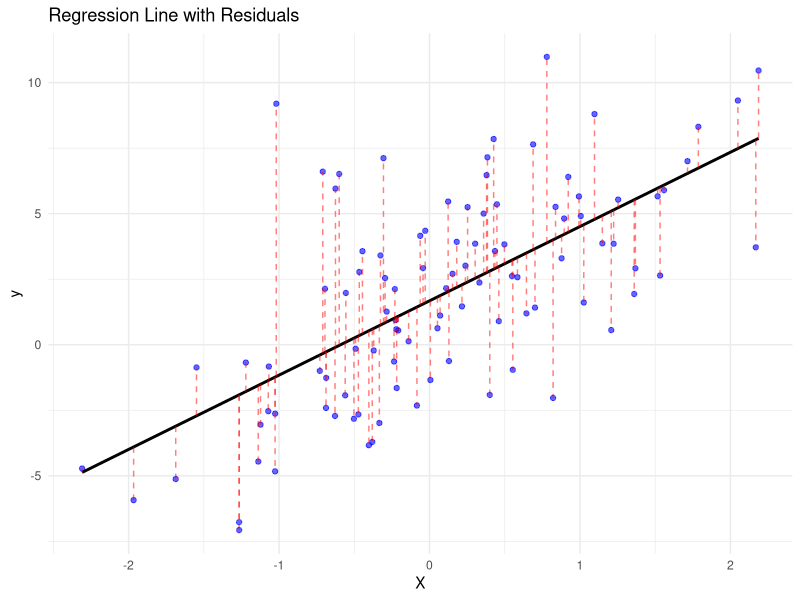
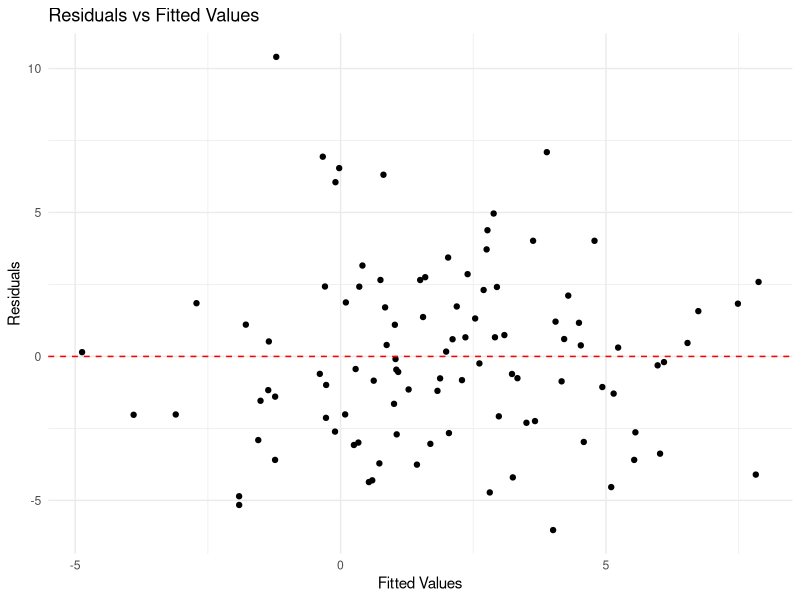
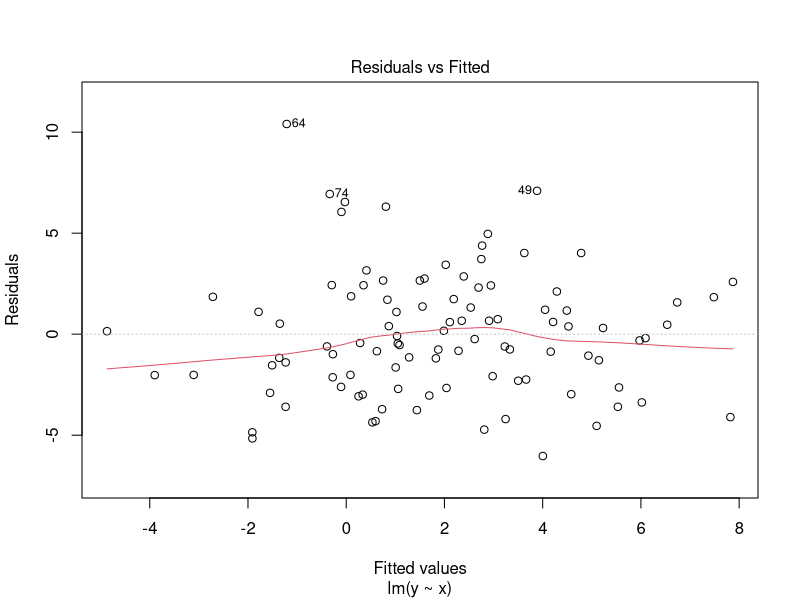
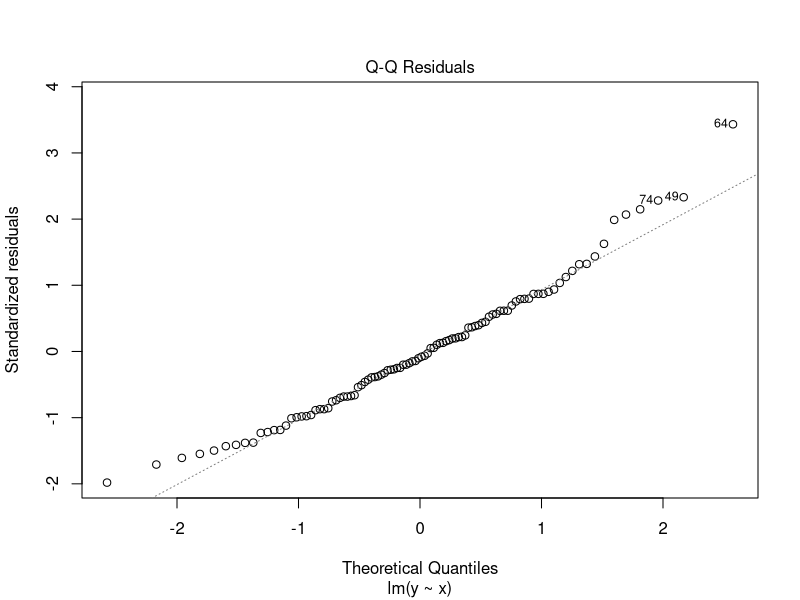
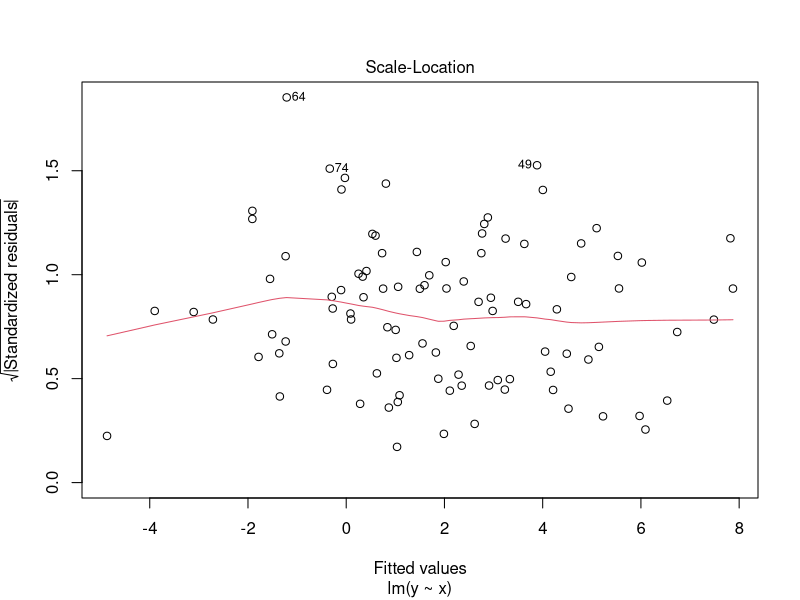
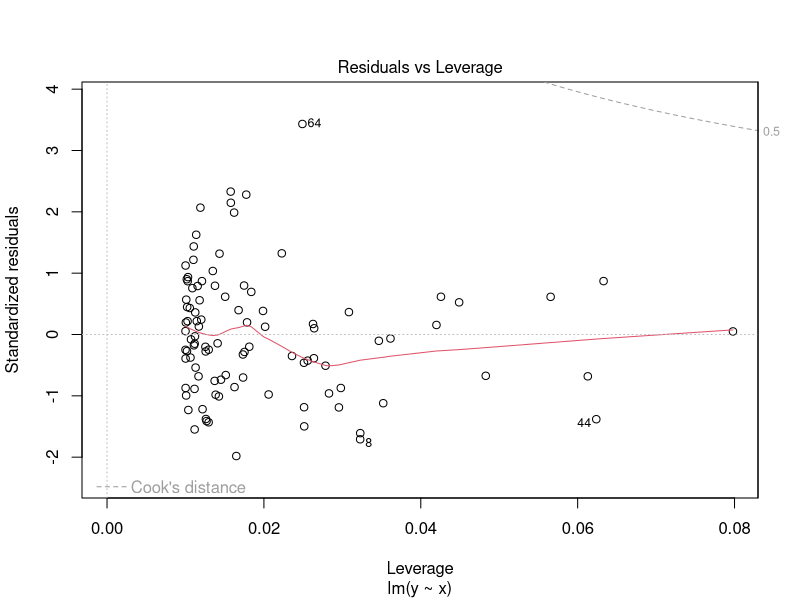
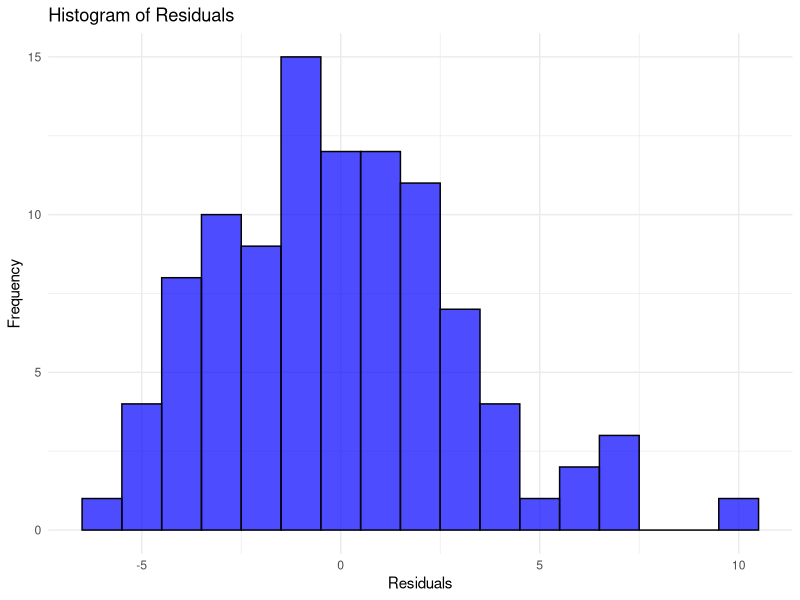
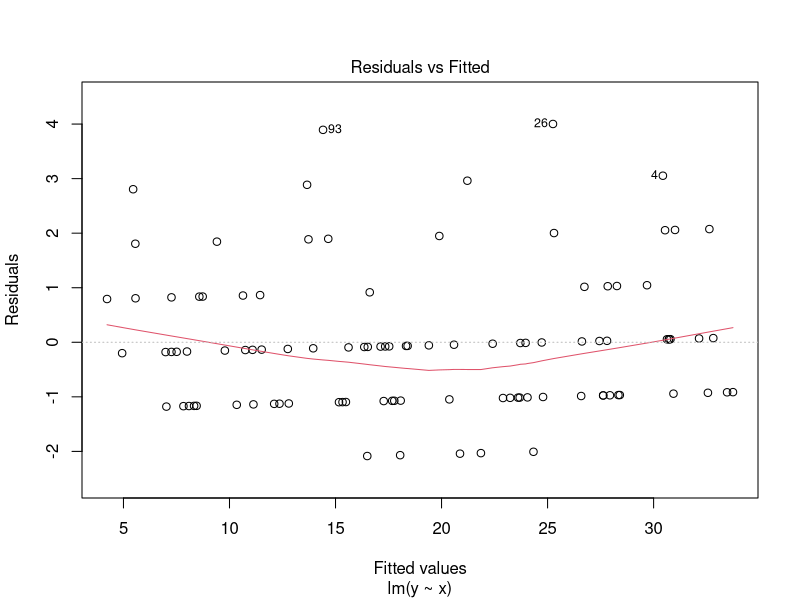

These charts were generated, in order, by the following R code:
## ---- chunk 1
knitr::opts_chunk$set(echo = TRUE)
## ---- chunk 2
library(ggplot2)
data <- read.csv("HW7-data-1.csv")
model <- lm(y ~ x, data = data)
data$fitted <- fitted (model)
data$residuals <- resid(model)
head (data)
## ---- chunk 3
ggplot (data, aes (x = x, y = y)) +
geom_point(color="blue", alpha = 0.6) + 
geom_smooth (method = "lm", color = "black", se = FALSE) + 
geom_segment (aes(x = x, xend = x, y = fitted, yend = y) ,
color = "red", linetype = "dashed", alpha = 0.5) + 
labs (title = "Regression Line with Residuals",
x = "X",
y = "y") +
theme_minimal()
## ---- chunk 4
ggplot (data, aes (x = fitted, y = residuals)) +
geom_point() +
geom_hline(yintercept = 0, linetype = "dashed",color = "red") +
  labs(title = "Residuals vs Fitted Values",
x = "Fitted Values",
y = "Residuals") +
theme_minimal()
## ---- chunk 5
library(ggplot2)
data <- read.csv("HW7-data-1.csv")
model <- lm(y ~ x, data = data)
plot (model)
## ---- chunk 6
data$fitted <- fitted(model)
data$residuals <- resid(model)
ggplot(data, aes(x = residuals)) +
geom_histogram(binwidth = 1, fill = "blue", color = "black", alpha = 0.7) +
labs (title = "Histogram of Residuals",
x = "Residuals",
y = "Frequency") +
theme_minimal ()
## ---- chunk 7
library(ggplot2)
data <- read.csv("HW7-data-2.csv")
model <- lm(y ~ x, data = data)
plot (model)
## ---- chunk 8
data$fitted <- fitted(model)
data$residuals <- resid(model)
ggplot(data, aes(x = residuals)) +
geom_histogram(binwidth = 1, fill = "blue", color = "black", alpha = 0.7) +
labs (title = "Histogram of Residuals",
x = "Residuals",
y = "Frequency") +
theme_minimal ()
